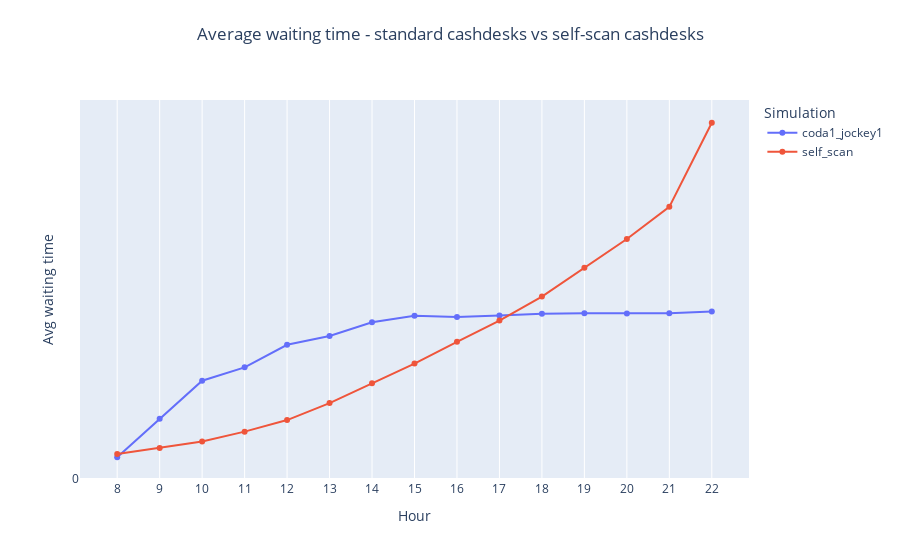

Source (notebook cell):
### Code cell
# Average waiting time

fig =  go.Figure()

fig = add_simulation_to_plot(fig, df_simulations, 'coda1_jockey1', "Avg_waiting_times_standard")
fig = add_simulation_to_plot(fig, df_simulations, 'self_scan', "Avg_waiting_times_self_scan")

fig = decorate_figure(fig,
    title="Average waiting time - standard cashdesks vs self-scan cashdesks",
    y_axis_title="Avg waiting time", dtick=1)

fig.show()
fig.write_image("doc/report/images/results/avg_wt_selfscan.png", scale=IMAGE_SCALE)

### Figure 1 — Plotly figure (JSON) as saved in the notebook; plotly's stock layout.template omitted (floating-point values rounded to 4 significant figures)
{"data": [{"mode": "lines+markers", "name": "coda1_jockey1", "type": "scatter", "x": [8, 9, 10, 11, 12, 13, 14, 15, 16, 17, 18, 19, 20, 21, 22], "y": [0.0106, 0.0294, 0.04806, 0.0546, 0.06566, 0.06994, 0.07663, 0.07982, 0.0793, 0.08004, 0.08081, 0.08114, 0.08096, 0.08106, 0.082]}, {"mode": "lines+markers", "name": "self_scan", "type": "scatter", "x": [8, 9, 10, 11, 12, 13, 14, 15, 16, 17, 18, 19, 20, 21, 22], "y": [0.01215, 0.01513, 0.01832, 0.02313, 0.0288, 0.03709, 0.04685, 0.05644, 0.06712, 0.0775, 0.08926, 0.1033, 0.1174, 0.1331, 0.1743]}], "layout": {"legend": {"title": {"text": "Simulation"}}, "title": {"text": "Average waiting time - standard cashdesks vs self-scan cashdesks", "x": 0.5, "xanchor": "center", "y": 0.95, "yanchor": "top"}, "xaxis": {"dtick": 1, "tick0": 0, "tickmode": "linear", "title": {"text": "Hour"}}, "yaxis": {"dtick": 1, "tick0": 0, "tickmode": "linear", "title": {"text": "Avg waiting time"}}}}
